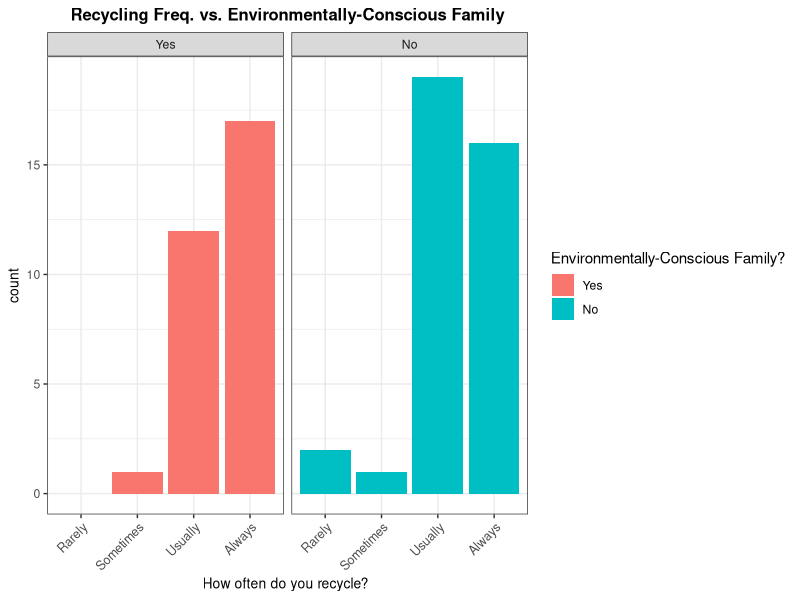
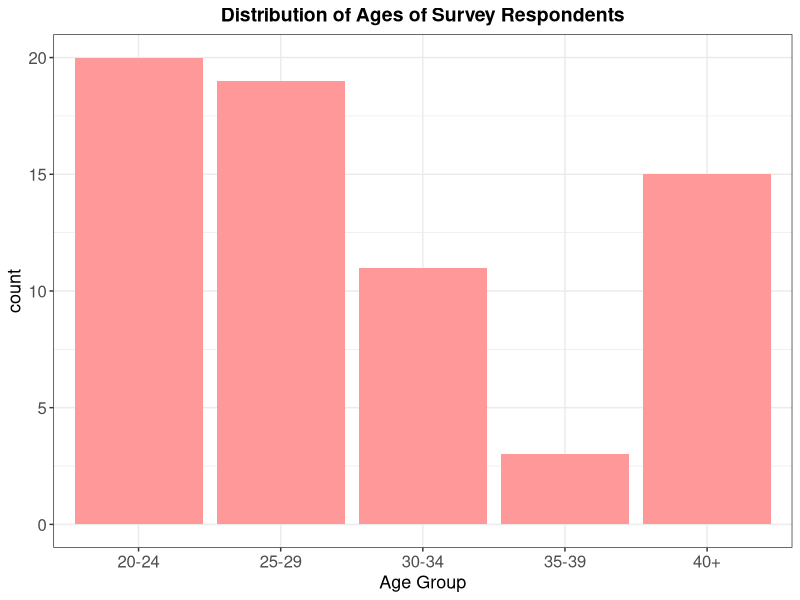
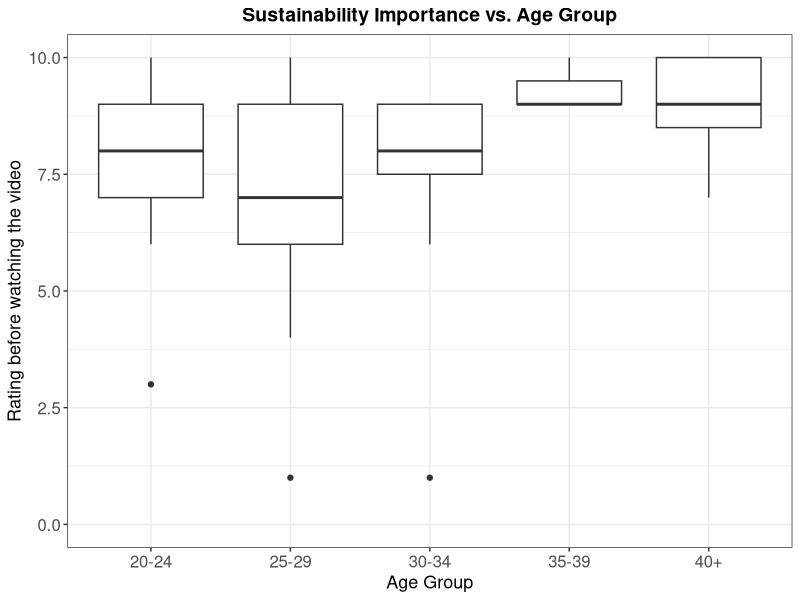
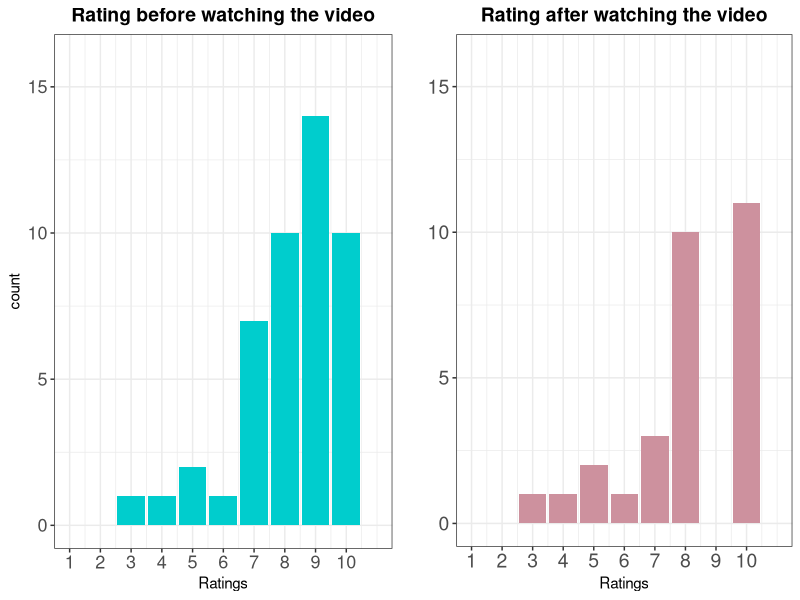
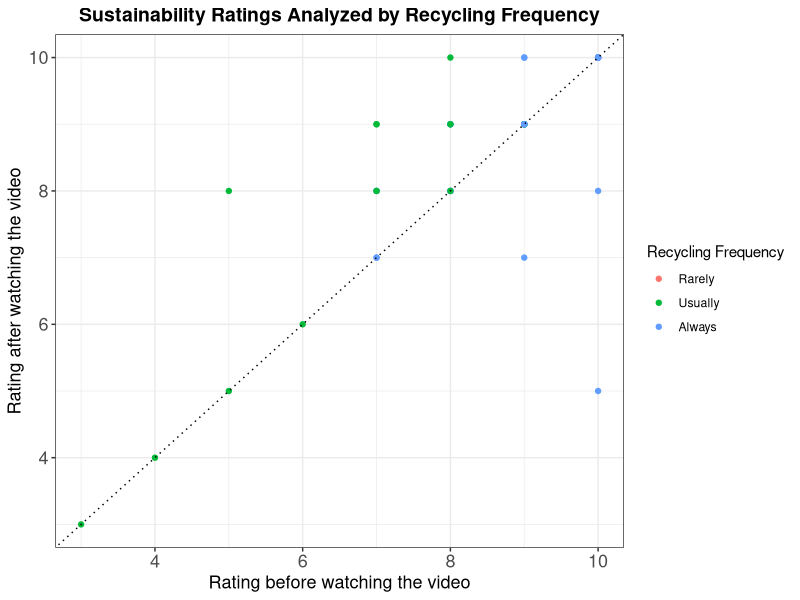
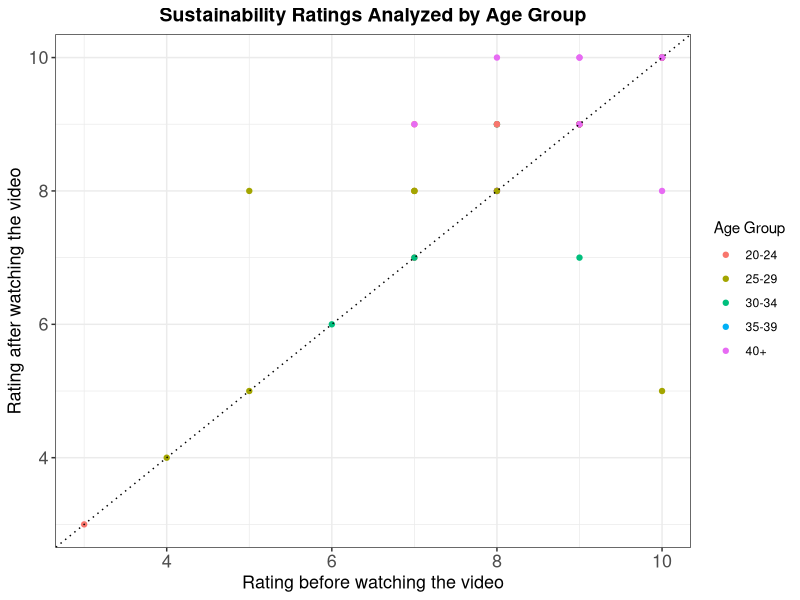

R code for these plots, in order: (Note: this script raises an error after producing the figures.)
## ---- chunk 1
knitr::opts_chunk$set(echo = TRUE)
knitr::opts_chunk$set(fig.path = "Milestone2_EDA_files/imgs/")
library(tidyverse)
library(gridExtra)
## ---- chunk 2
# load data
tidy_data <- read.csv("../data/tidy_data.csv")

# factor relevel
tidy_data$recycling_freq <- tidy_data$recycling_freq %>% fct_relevel("Rarely","Sometimes","Usually","Always")
tidy_data$background <- tidy_data$background %>% fct_relevel("Yes","No")
tidy_data$watch <- tidy_data$watch %>% fct_relevel("Have watched","Will pass")
## ---- chunk 3
# Creating summary table
summary(tidy_data)
## ---- chunk 4
tidy_data %>%
  ggplot() +
  geom_bar(aes(x = recycling_freq, fill = background)) +
  facet_grid(~background) +
  theme_bw() +
  labs(x = "How often do you recycle? ",
       title = "Recycling Freq. vs. Environmentally-Conscious Family") +
  scale_fill_discrete(name = "Environmentally-Conscious Family?") +
  theme(plot.title = element_text(size = 12, face = "bold", hjust = 0.5),
        axis.text.x = element_text(size = 9, angle = 45, hjust = 1),
        axis.title = element_text(size = 10))
## ---- chunk 5
ggplot(tidy_data, aes(age)) +
  geom_histogram(stat = "Count", fill = "#ff9999") +
  labs(x = "Age Group",
       title = "Distribution of Ages of Survey Respondents") +
  theme_bw() +
  theme(plot.title = element_text(size = 14, face = "bold", hjust = 0.5),
        axis.text = element_text(size = 12),
        axis.title = element_text(size = 13))

## ---- chunk 6
qplot(tidy_data$age, tidy_data$self_rating_before, geom="boxplot") +
  ylim(0, 10) +
  theme_bw() +
  labs(x = "Age Group",
       y = "Rating before watching the video") +
  ggtitle("Sustainability Importance vs. Age Group") +
  theme(plot.title = element_text(size = 14, face = "bold", hjust = 0.5),
        axis.text = element_text(size = 12),
        axis.title = element_text(size = 13))
## ---- chunk 7
p1 <- tidy_data %>%
  filter(watch %in% 'Have watched') %>%
  ggplot(aes(self_rating_before)) +
  geom_bar(fill = "cyan3", bins = 10) +
  scale_x_continuous(breaks = c(1:10),limits=c(1, 11)) +
  ylim(0, 16) +
  labs(title = "Rating before watching the video", x = "Ratings") +
  theme_bw() +
  theme(plot.title = element_text(size = 14, face = "bold", hjust = 0.5),
        axis.text = element_text(size = 13),
        axis.title = element_text(size = 11))

p2 <- tidy_data %>%
  filter(watch %in% 'Have watched') %>%
  ggplot(aes(self_rating_after)) +
  geom_bar(fill = "pink3" ,bins = 10) +
  scale_x_continuous(breaks = c(1:10),limits=c(1, 11)) +
  ylim(0, 16) +
  labs(title = "Rating after watching the video", y = "", x = "Ratings") +
  theme_bw() +
  theme(plot.title = element_text(size = 14, face = "bold", hjust = 0.5),
        axis.text = element_text(size = 14),
        axis.title = element_text(size = 11))

grid.arrange(p1, p2, nrow = 1)
## ---- chunk 8
# self rank before and after watching the video for recycling frequency, for respondents who watched the video
tidy_data %>% filter(watch %in% 'Have watched') %>%
  ggplot(aes(x = self_rating_before, y = self_rating_after, color = recycling_freq), alpha = 0.5) +
  geom_point() +
  labs(x = "Rating before watching the video",
       y = "Rating after watching the video",
       colour ="Recycling Frequency",
       title = "Sustainability Ratings Analyzed by Recycling Frequency") +
  theme_bw() +
  theme(plot.title = element_text(size = 14, face = "bold", hjust = 0.5),
        axis.text = element_text(size = 13),
        axis.title = element_text(size = 13)) +
  geom_abline(slope = 1, intercept = 0, linetype = 3)

# self rank before and after watching the video for age group, for respondents who watched the video
tidy_data %>% filter(watch %in% 'Have watched') %>%
  ggplot(aes(x = self_rating_before, y = self_rating_after, color = age)) +
  geom_point() +
  labs(x = "Rating before watching the video",
       y = "Rating after watching the video",
       colour ="Age Group",
       title = "Sustainability Ratings Analyzed by Age Group") +
  theme_bw() +
  theme(plot.title = element_text(size = 14, face = "bold", hjust = 0.5),
        axis.text = element_text(size = 13),
        axis.title = element_text(size = 13)) +
  geom_abline(slope = 1, intercept = 0, linetype = 3)
## ---- chunk 9
data_adj <- tidy_data %>%
  mutate(delta = Q6_1 - Q1_1) %>%
  mutate(Q1_adj = (Q1_1 %/% 2 + Q1_1 %% 2), Q6_adj = Q6_1 %/% 2 + Q6_1 %% 2, delta_adj = Q6_adj - Q1_adj)

(data_adj %>%
  filter(Q5 %in% 'Have watched') %>%
    arrange(delta))
## ---- chunk 10
# Filter the respondents who confirmed that watched the video and ranked theirselves
# with a lower score (considering the original responses, Q_1 and Q6_1) after that
score_decr <- data_adj %>%  
  filter(Q5 %in% 'Have watched', delta < 0)

score_decr
## ---- chunk 11
# Filter the respondents who confirmed that watched the video and ranked theirselves
# with a higher score (considering the adjusted responses, Q_adj and Q6_adj) after that
score_incr <- data_adj %>%  
  filter(Q5 %in% 'Have watched', delta_adj > 0)

score_incr
## ---- chunk 12
qplot(tidy_data$Q2, tidy_data$Q1_1, geom = "boxplot") +
  ylim(0, 10) +
  theme_bw() +
  labs(x = "Recycling Frequency",
       y = "Rating before watching the video") +
  ggtitle("Sustainability Importance vs. Recycling Freq.") +
  theme(plot.title = element_text(size = 14, face = "bold", hjust = 0.5),
        axis.text = element_text(size = 12),
        axis.title = element_text(size = 13))
